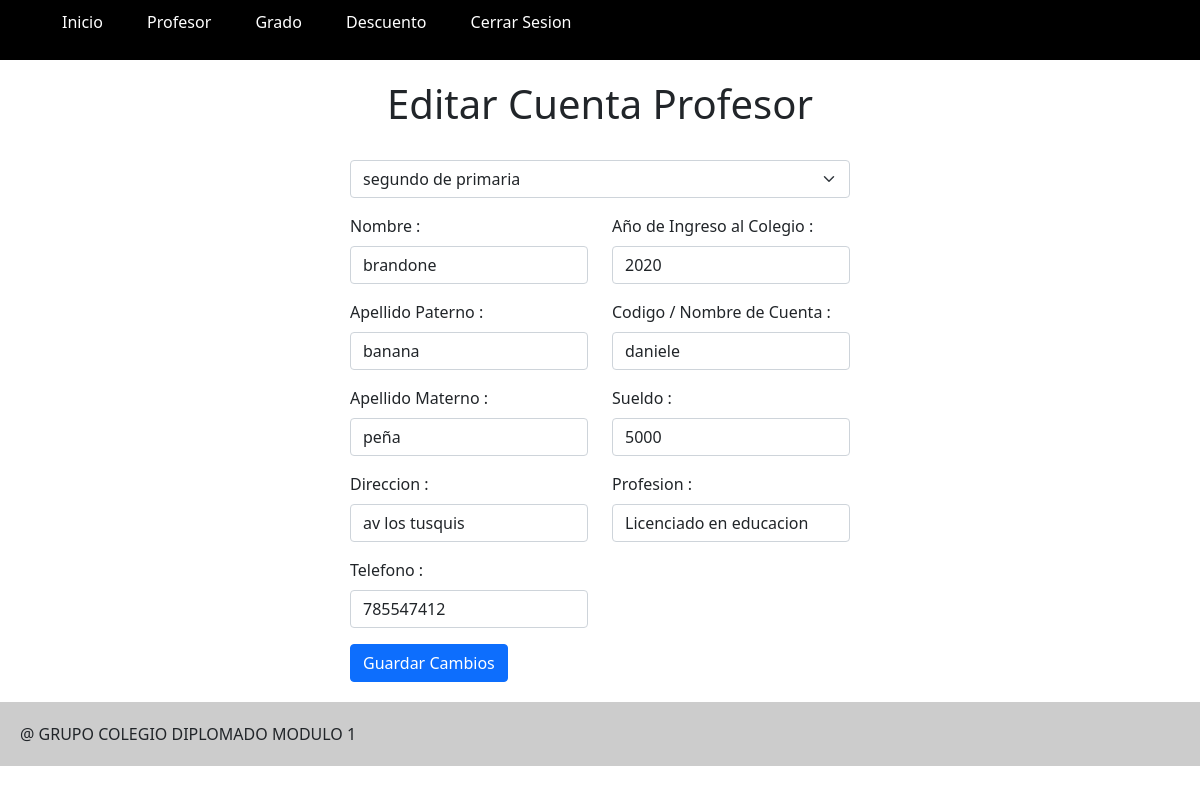
/Profesor/verEditarProfesor/6 (signed in), run on the app's committed database.
### tables this page shows
CREATE TABLE `persona` (
  `id` int(11) NOT NULL,
  `nombre` varchar(50) NOT NULL,
  `apellido_paterno` varchar(50) NOT NULL,
  `apellido_materno` varchar(50) NOT NULL,
  `direccion` varchar(255) NOT NULL,
  `telefono` varchar(11) NOT NULL
);

CREATE TABLE `profesor` (
  `id` int(11) NOT NULL,
  `cod_profesor` varchar(20) NOT NULL,
  `password_user` varchar(50) NOT NULL,
  `fecha_ingreso` varchar(20) NOT NULL,
  `sueldo` float NOT NULL,
  `profesion` varchar(50) NOT NULL,
  `grado_id` int(11) NOT NULL,
  `persona_id` int(11) NOT NULL,
  `director_id` int(11) NOT NULL
);

### libs/view.php (called while the page is built, shortened)
<?php
class View{
    function render($nombre){
        require 'Views/'.$nombre.'.php';
    }
}
?>

### Controllers/profesorController.php (called while the page is built, shortened)
<?php
require_once ("Models/persona.php");
require_once ("Models/gradoModel.php");
class ProfesorController extends Controller{
    function __construct(){
        $this->view->mensaje = "";
        $this->persona = new Persona() ;
        $this->view->profesores = [];
        $this->view->grados =[];
    }
    public function renderizar($vista){
        $this->view->render('profesor/'.$vista);
    }
    public function verEditarProfesor($id){
        $profesor =$this->model->getProfesor($id[0]);
        $gradoModel = new GradoModel();
        $director_id =  $this->session->get('id');
        $this->view->grados = $gradoModel->getGrados($director_id) ;
        $persona = $this->persona->mostrar($profesor['persona_id']);
        $this->view->profesor = $profesor ;
        $this->view->persona = $persona ;
        $this->renderizar('EditarProfesor');
    }
}
?>

### index.php (called while the page is built, shortened)
<?php
require_once 'libs/database.php';
require_once 'libs/session.php';
require_once 'libs/controller.php';
require_once 'libs/view.php';
$app = new App();

### libs/database.php (called while the page is built)
<?php
class DataBase{
    private $host;
    private $db;
    private $user;
    private $password;
    private $charset;
    public function __construct(){
        $this->host = constant('HOST');
        $this->db = constant('DB');
        $this->user = constant('USER');
        $this->password = constant('PASSWORD');
        $this->charset = constant('CHARSET');
    }
    public function connect(){
        try {
            $connection ="mysql:host=".$this->host . ";dbname=".$this->db . ";charset=". $this->charset;
           $options= [
               PDO::ATTR_ERRMODE            =>PDO::ERRMODE_EXCEPTION,
               PDO::ATTR_EMULATE_PREPARES   =>false,
           ];
            $pdo = new PDO($connection,$this->user,$this->password,$options);
            return $pdo;
          } catch (PDOException $e) {
            print_r('Error connection: '.$e->getMessage());
        }
    }
}
?>

### Models/profesorModel.php (called while the page is built, shortened)
<?php
class ProfesorModel extends Model{
    public function getProfesor($id){
        $item = [];
        try {
            $query = $this->db->connect()->prepare('SELECT * FROM profesor WHERE id = :id');
            $query->execute([
                'id' => $id,
            ]);
            while ($row = $query->fetch()) {
                $item = [
                    'id' =>$row['id'],
                    'cod_profesor' =>$row['cod_profesor'],
                    'password_user'=>$row['password_user'],
                    'fecha_ingreso'=>$row['fecha_ingreso'],
                    'sueldo'=>$row['sueldo'],
                    'profesion'=>$row['profesion'],
                    'grado_id'=>$row['grado_id'],
                    'persona_id'=>$row['persona_id'],
                ];
            }
              return $item;
           } catch (PDOException $e) {
               return false;
           }
    }
}
?>

### libs/controller.php (called while the page is built, shortened)
<?php
class Controller{
    function __construct(){
        $this->session = new Session();
    }
    function loadModel($model){
        $url = 'Models/'.$model.'Model.php';
        if(file_exists($url)){
            $this->model = new $modelName();
        }
    }
}
?>

### Models/gradoModel.php (called while the page is built, shortened)
<?php
class GradoModel extends Model{
    public function getGrados($director_id){
        $items = [];
        try {
            $query = $this->db->connect()->prepare('SELECT * FROM grado where director_id = :director_id ');
            $query->execute([
                'director_id' => $director_id,
            ]);
            while ($row = $query->fetch()) {
                $item = [
                 'id' =>$row['id'],
                 'codigo' =>$row['codigo'],
                 'nombre'=>$row['nombre'],
                 'descripcion'=>$row['descripcion'],
                ];
                array_push($items,$item);
            }
              return $items;
           } catch (PDOException $e) {
               return [];
           }
    }
}
?>

### libs/session.php (called while the page is built, shortened)
<?php
class Session
{
  public function get($key)
  {
    return !empty($_SESSION[$key]) ? $_SESSION[$key] : null;
  }
}

### Models/persona.php (called while the page is built, shortened)
<?php
class Persona extends Model{
    public function mostrar($id){
        $item = [];
        try {
            $query = $this->db->connect()->prepare('SELECT * FROM persona WHERE id = :id');
            $query->execute([
                'id' => $id,
            ]);
            while ($row = $query->fetch()) {
                $item = [
                    'id' =>$row['id'],
                    'nombre' =>$row['nombre'],
                    'apellido_paterno' =>$row['apellido_paterno'],
                    'apellido_materno'=>$row['apellido_materno'],
                    'direccion'=>$row['direccion'],
                    'telefono'=>$row['telefono'],
                ];
            }
              return $item;
           } catch (PDOException $e) {
               return false;
           }
    }
}
?>

### Views/profesor/editarProfesor.php (the view, shortened to what this page needs)
   <?php require 'Views/app/header.php' ?>
<div id="main" class="main">
    <div class="card-login">
      <h1 class="center">Editar Cuenta Profesor</h1><br>
      <form action="<?php echo constant('URL'); ?>Profesor/EditarProfesor" method="post">
      <div class="row">
      <div class="mb-3">
         <select class="form-select" name="grado" aria-label="Default select example">
            <?php foreach ($this->grados as $key => $grado) {
             if($this->profesor['grado_id'] == $grado['id']){ ?>
                <option selected value="<?php echo $grado['id']?>"><?php echo $grado['nombre']?></option>
                <?php    }else{  ?>
            <option value="<?php echo $grado['id']?>"><?php echo $grado['nombre']?></option>
            <?php } } ?>
         </select>
        </div>
          <div class="col">
        <div class="mb-3">
          <label for="nombre" class="form-label">Nombre :</label>
          <input type="text" class="form-control" value="<?php echo $this->persona['nombre']?>" name="nombre" id="nombre" required aria-describedby="nombreHelp">
        </div>
        <div class="mb-3">
          <label for="apellido_paterno" class="form-label">Apellido Paterno :</label>
          <input type="text" class="form-control" value="<?php echo $this->persona['apellido_paterno']?>" name="apellido_paterno" id="apellido_paterno" required aria-describedby="apellido_paternoHelp">
        </div>
        <div class="mb-3">
          <label for="apellido_materno" class="form-label">Apellido Materno :</label>
          <input type="text" class="form-control" value="<?php echo $this->persona['apellido_materno']?>" name="apellido_materno" id="apellido_materno" required aria-describedby="apellido_maternoHelp">
        </div>
        <div class="mb-3">
          <label for="direccion" class="form-label">Direccion :</label>
          <input type="text" class="form-control" value="<?php echo $this->persona['direccion']?>" name="direccion" id="direccion" required aria-describedby="direccionHelp">
        </div>
        <div class="mb-3">
          <label for="telefono" class="form-label">Telefono :</label>
          <input type="text" class="form-control" value="<?php echo $this->persona['telefono']?>" name="telefono" id="telefono" required aria-describedby="telefonoHelp">
        </div>
        <button type="submit" class="btn btn-primary">Guardar Cambios</button>
        </div>
        <div class="col">
        <div class="mb-3">
          <label for="fecha_ingreso" class="form-label">Año de Ingreso al Colegio :</label>
          <input type="text" class="form-control" value="<?php echo $this->profesor['fecha_ingreso']?>" name="fecha_ingreso" id="fecha_ingreso" required aria-describedby="fecha_ingresoHelp">
        </div>
        <div class="mb-3">
          <label for="cod_profesor" class="form-label">Codigo / Nombre de Cuenta :</label>
          <input type="text" class="form-control" value="<?php echo $this->profesor['cod_profesor']?>" name="cod_profesor" id="cod_profesor" required aria-describedby="cod_profesorHelp">
        </div>
        <div class="mb-3">
          <label for="sueldo" class="form-label">Sueldo :</label>
          <input type="number" class="form-control" value="<?php echo $this->profesor['sueldo']?>" name="sueldo" id="sueldo" min="0" required aria-describedby="sueldoHelp">
        </div>
        <div class="mb-3">
          <label for="profesion" class="form-label">Profesion :</label>
          <input type="text" class="form-control" value="<?php echo $this->profesor['profesion']?>" name="profesion" id="profesion" required aria-describedby="profesionHelp">
        </div>
</div>
</div>
      </form>
    </div>
  </div>
  <?php require 'Views/app/footer.php' ?>

### public/css/app.css (style rules this page uses)
#main, { padding: 20px 0; width: 700px; margin: 0 auto; }
#main, .main { padding: 20px 0; width: 500px; margin: 0 auto; }
.center { text-align: center; }
.card-login { border-color: 2px solid rgb(12, 33, 166); }

### data on the page
persona: nombre "brandone", apellido_paterno "banana", apellido_materno "peña", direccion "av los tusquis", telefono "785547412"
profesor: fecha_ingreso "2020", cod_profesor "daniele", sueldo "5000", profesion "Licenciado en educacion"

### other printed values
form field grado "segundo de primaria"
